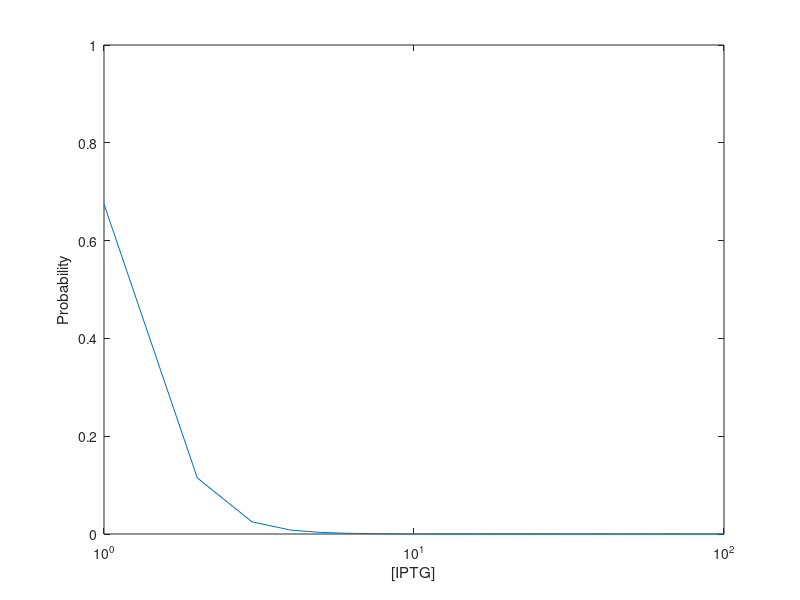

The MATLAB source for this figure: (Note: this script raises an error after producing the figure.)
camp = 0:0.1:10;
k_camp = 1.8;
n = 2;
A = zeros(length(camp), 1);
for c=1:length(camp)
    X = camp(c)/k_camp;
    A(c) = (X^n)/(1+(X^n));
end
h = gca;
plot(camp, A)
set(h, 'xscale', 'log')
xlabel("[cAMP]");
ylabel("Probability");

iptg = 0:1:100;
k_iptg = 1.2;
m = 4;
R = zeros(length(iptg),1);
for i=1:length(iptg)
    Y = iptg(i)/k_iptg;
    R(i) = 1/(1+(Y^m));
end
h = gca;
plot(iptg, R)
set(h, 'xscale', 'log')
xlabel("[IPTG]");
ylabel("Probability");

m = 4;
n = 2;
k_iptg = 1.2;
k_camp = 1.8;
iptg = 0:100;
camp = 0:0.1:10;
V_1 = 3.5;
V_2 = 70;
V_3 = 170;
V_4 = 17;
V_5 = 540;
pa = zeros(length(iptg), length(camp));
s_pa = table();
for i=1:length(iptg)
  for c=1:length(camp)
    X = camp(c)/k_camp;
    A = (X^n)/(1+(X^n));
    Y = iptg(i)/k_iptg;
    R = 1/(1+(Y^m));
    f = V_1 * (1 + (V_2*A) + (V_3*R))/(1 + (V_4*A) + (V_5*R));
    pa(i, c) = f;
    s_pa = [s_pa; table(camp(c), iptg(i), pa(i,c))];
  end
end

camp = s_pa.Var1;
iptg = s_pa.Var2;
zdata = s_pa.Var3;
m = 4;
n = 2;
k_camp = 1.8;
k_iptg = 1.2;
X = camp./k_camp;
A = (X.^n)./(1+(X.^n));
Y = iptg./k_iptg;
R = 1./(1+(Y.^m));
type rmsval
fun = @(x)rmsval(x, A, R, zdata);
% x0 = [3.5, 70, 170, 17, 540];
x0 = rand(3, 1);
A = [];
b = [];
Aeq = [];
beq = [];
% lb = [0, 60, 140, 14, 440];
% ub = [5, 80, 200, 20, 640];
lb = [0 0 0];
ub = [100 100 100];
nonlcon = [];
% options = optimset('MaxFunEvals',100000, 'MaxIter', 10000);
options = optimoptions('fmincon','Algorithm','sqp','MaxIterations',1000);

bestx = fmincon(fun, x0, A, b, Aeq, beq, lb, ub, nonlcon, options)

%    k_a = 14.2313
%    k_r = 0
%    k_f = 8.9210
m = 4;
n = 2;
k_iptg = 1.2;
k_camp = 1.8;
iptg = 0:100;
camp = 0:0.1:10;
k_a = 14.2313;
k_r = 0;
k_f = 8.9210;
px = zeros(length(iptg), length(camp));
s_px = table();
for i=1:length(iptg)
  for c=1:length(camp)
    X = camp(c)/k_camp;
    A = (X^n)/(1+(X^n));
    Y = iptg(i)/k_iptg;
    R = 1/(1+(Y^m));
    f = (A.*(1-R).*k_a + R.*k_r + (1-A).*(1-R).*k_f);
    px(i, c) = log10(f);
    s_px = [s_px; table(c, i, px(i,c))];
  end
end


h = gca;
surf(px);
colormap jet;
shading interp;
set(h, 'xscale', 'log', 'yscale', 'log');
axis([0 200 0 200 0.5 1.5]);
xlabel("[cAMP]");
ylabel("[IPTG]");
zlabel("Promoter Activity");
xticks([2 11 100]);
xticklabels({'0.1', '1', '10'});
yticks([2 11 100]);
yticklabels({'1', '10', '100'});